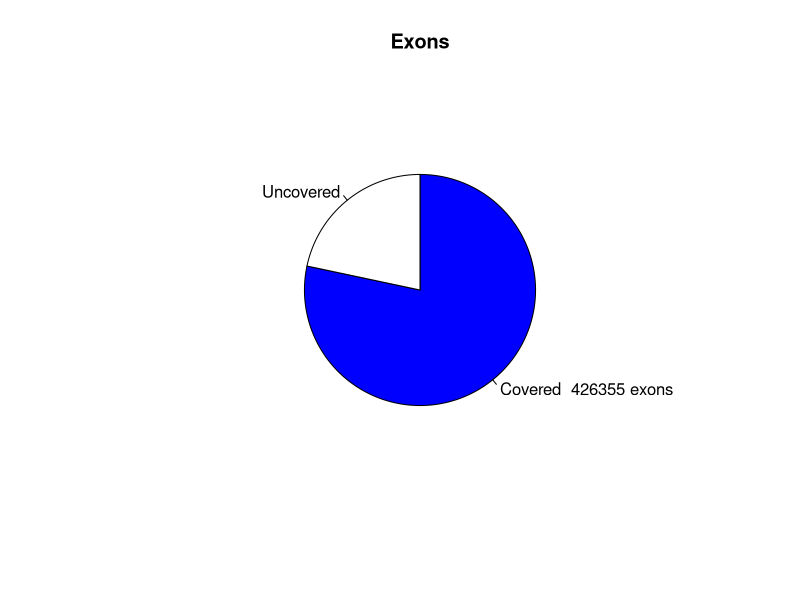

Write R code to recreate this figure.
png("/rds/user/is460/hpc-work/muscle-rnaseq/ezbamqc/output/figs/srpk3_wt_ttnb_het_3.read_distr_pie.png",width=500,height=500,units="px")
pie(c(426355,117953),labels=c("Covered  426355 exons","Uncovered"),main="Exons",radius=0.6,clockwise=T,col=c("blue","white"))
dev.state = dev.off()
